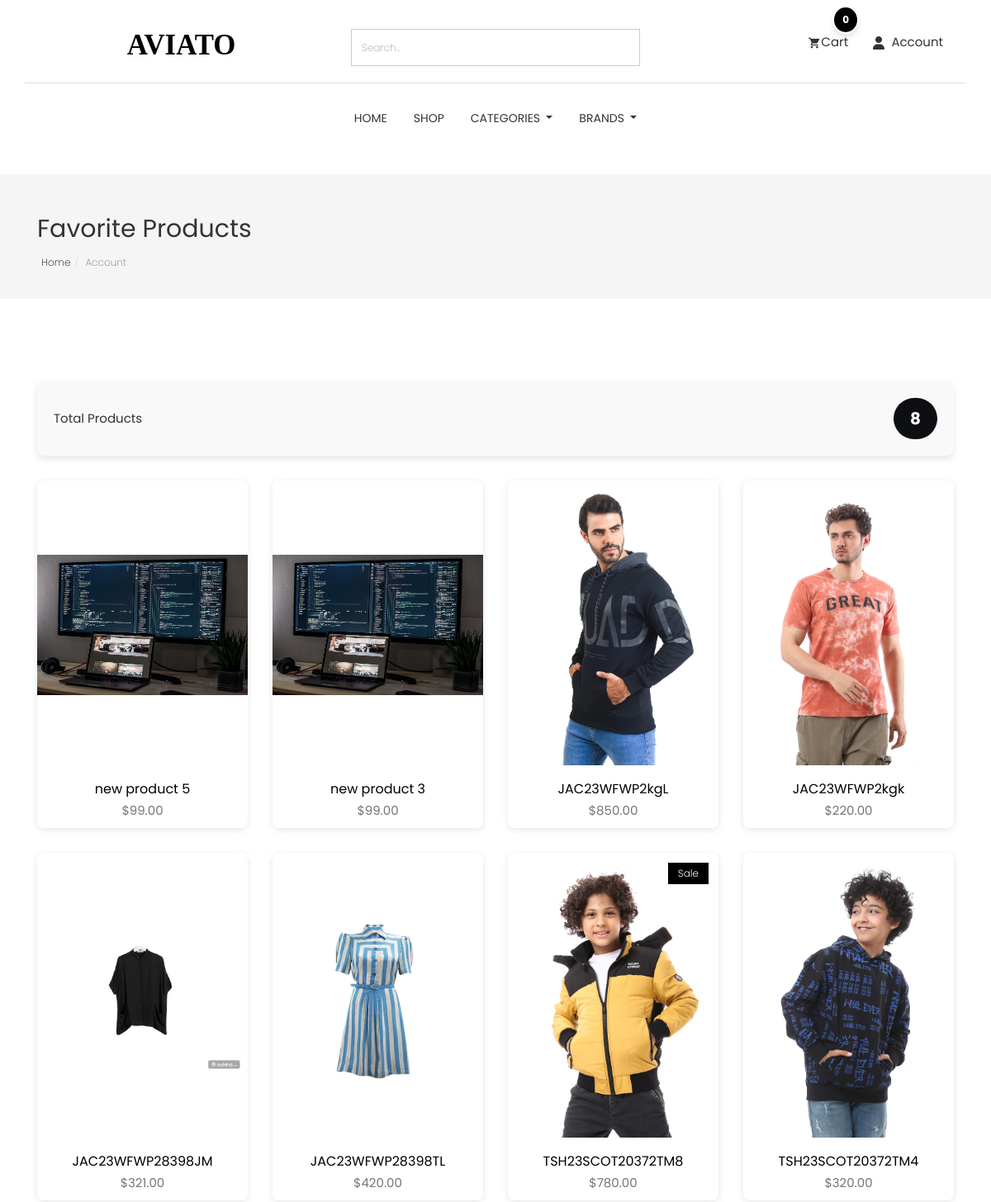
The app's page /accounts/favorite/ (signed in, upper part), older data.
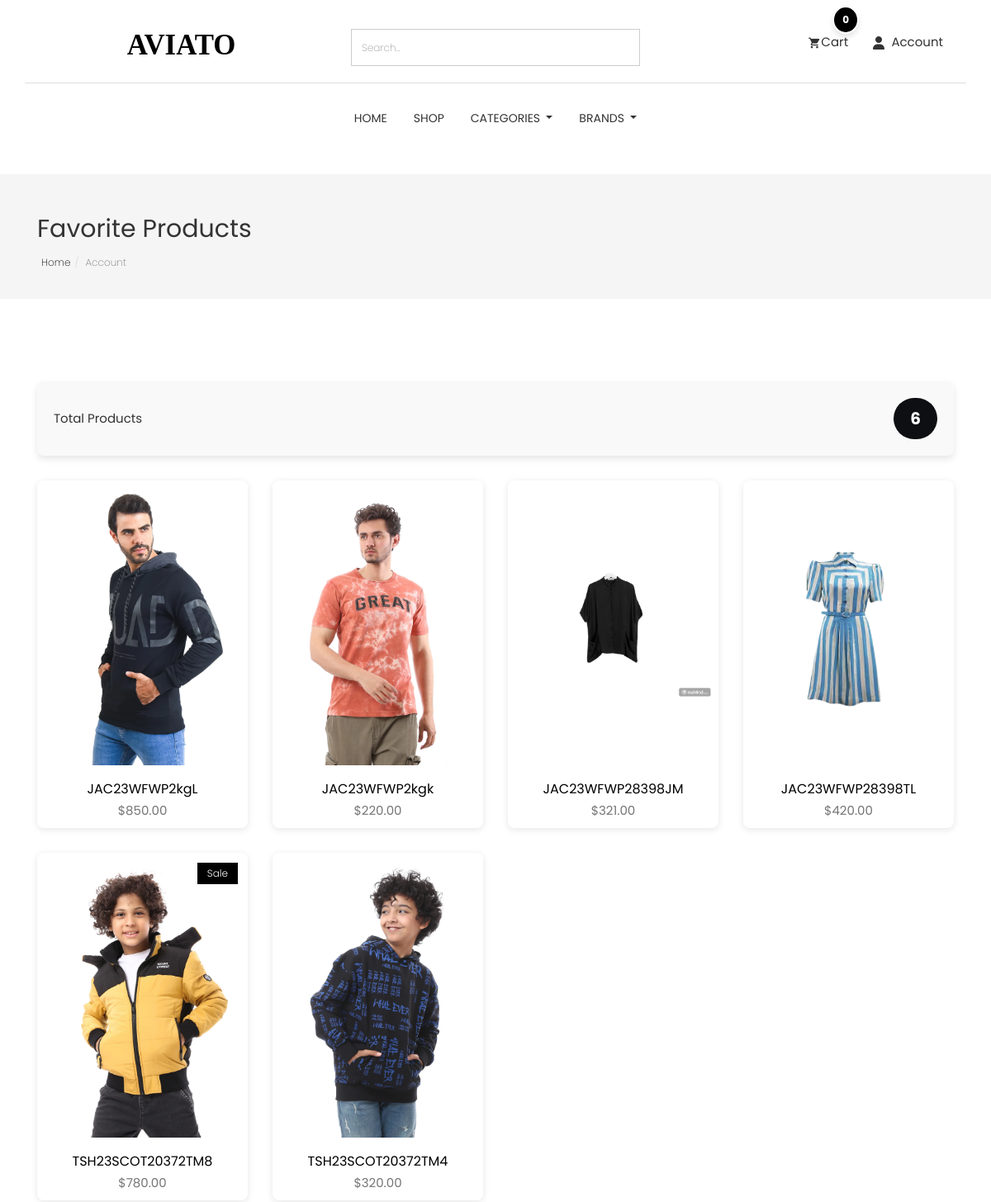
The same page, newer data.
### store/models.py (models this page shows, shortened)
class Product(models.Model):
    id = models.UUIDField(primary_key=True, default=uuid.uuid4, editable=False)
    name = models.CharField(unique=True, max_length=50)
    image = models.ImageField(upload_to='product/')
    stock = models.IntegerField(default=1)
    price = models.DecimalField(max_digits=10, decimal_places=2, default=Decimal('0.00'))
    description = models.TextField(max_length=10000, blank=True)
    created_at = models.DateTimeField(default=timezone.now)
    modified_date = models.DateTimeField(auto_now=True)
    slug = models.SlugField(null=True, blank=True, unique=True)
    views = models.PositiveIntegerField(default=0)
    is_available = models.BooleanField(default=True)
    on_sale = models.BooleanField(default=False)
    PRDBrand = models.ForeignKey('Brand', related_name='product_brand', on_delete=models.CASCADE, blank=True, null=True, verbose_name="Brand")
    like = models.ManyToManyField(User, blank=True, related_name='product_favourite')
    category = models.ForeignKey(Subcategory, related_name='product_subcategory', verbose_name="Subcategory", null=True, blank=True, on_delete=models.CASCADE)
    class Meta:
        ordering = ['-created_at']
        verbose_name = "Product"
        verbose_name_plural = "Products"

### accounts/views.py (the view)
# urls.py: path('favorite/' , views.favorite , name="favorite" ),
@login_required(login_url='login')
def favorite(request):
    products = Product.objects.filter(like=request.user)
    product_count = products.count()
    paginator = Paginator(products,8)
    page = request.GET.get('page')
    paged_product = paginator.get_page(page)
    return render(request , 'profile/favorite.html',{'products':paged_product,'product_count':product_count})

### category/category_context.py (called while the page is built)
def nav_links(request):
    categories_nav = Category.objects.all()
    subcategories_nav = Subcategory.objects.all()
    brands_nav = Brand.objects.all()
    context = {
        'categories_nav':categories_nav,
        'brands_nav':brands_nav,
        'subcategories_nav':subcategories_nav,
    }
    return context

### category/models.py (called while the page is built)
    def get_url(self):
        return reverse('products_by_subcategory',args=[self.id])

### store/models.py (called while the page is built)
    def get_url(self):
        return reverse('products_by_brand',args=[self.id])

    def __str__(self):
        return self.name

### accounts/templates/profile/favorite.html (shortened to what this page needs)
{% extends "base.html" %}
{% load static %}
{% block body %}
<section class="page-header">
    <div class="container">
        <div class="row">
            <div class="col-md-12">
                <div class="content">
                    <h2 class="title-page"> Favorite Products</h2>
                    <ol class="breadcrumb">
                        <li><a href="/">Home</a></li>
                        <li class="active">Account</li>
                    </ol>
                </div>
            </div>
        </div>
    </div>
</section>
<section class="products section">
    <div class="container">
        <div class="row">
            <div class="col-md-12">
                {% if products %}
                <div class="product-count">
                    <h3 class="product-count-title">Total Products</h3>
                    <span class="product-count-badge">{{ product_count }}</span>
                </div>
                <div class="row">
                    {% for product in products %}
                    <div class="col-md-3">
                        <div class="product-item">
                            <div class="product-thumb">
                                {% if product.on_sale %}
                                <span class="bage">Sale</span>
                                {% endif %}
                                <img class="img-responsive object-fit-contain" width="300px" height="300px"
                                    src="{{product.image.url}}" alt="product-img" />
                            </div>
                            <div class="product-content">
                                <h4><a href="{% url 'product_details' product.id %}">{{ product.name }}</a></h4>
                                <p class="price">${{ product.price }}</p>
                            </div>
                        </div>
                    </div>
                    {% endfor %}
                </div>
                {% endif %}
            </div>
        </div>
    </div>
</section>
{% endblock %}

Row changes from the older to the newer data that the page shows:
removed Product: image (picture), name "new product 5", price "99.00"
removed Product: image (picture), name "new product 3", price "99.00"
Text that changed along with them:
{{ product_count }}: "8" → "6"
